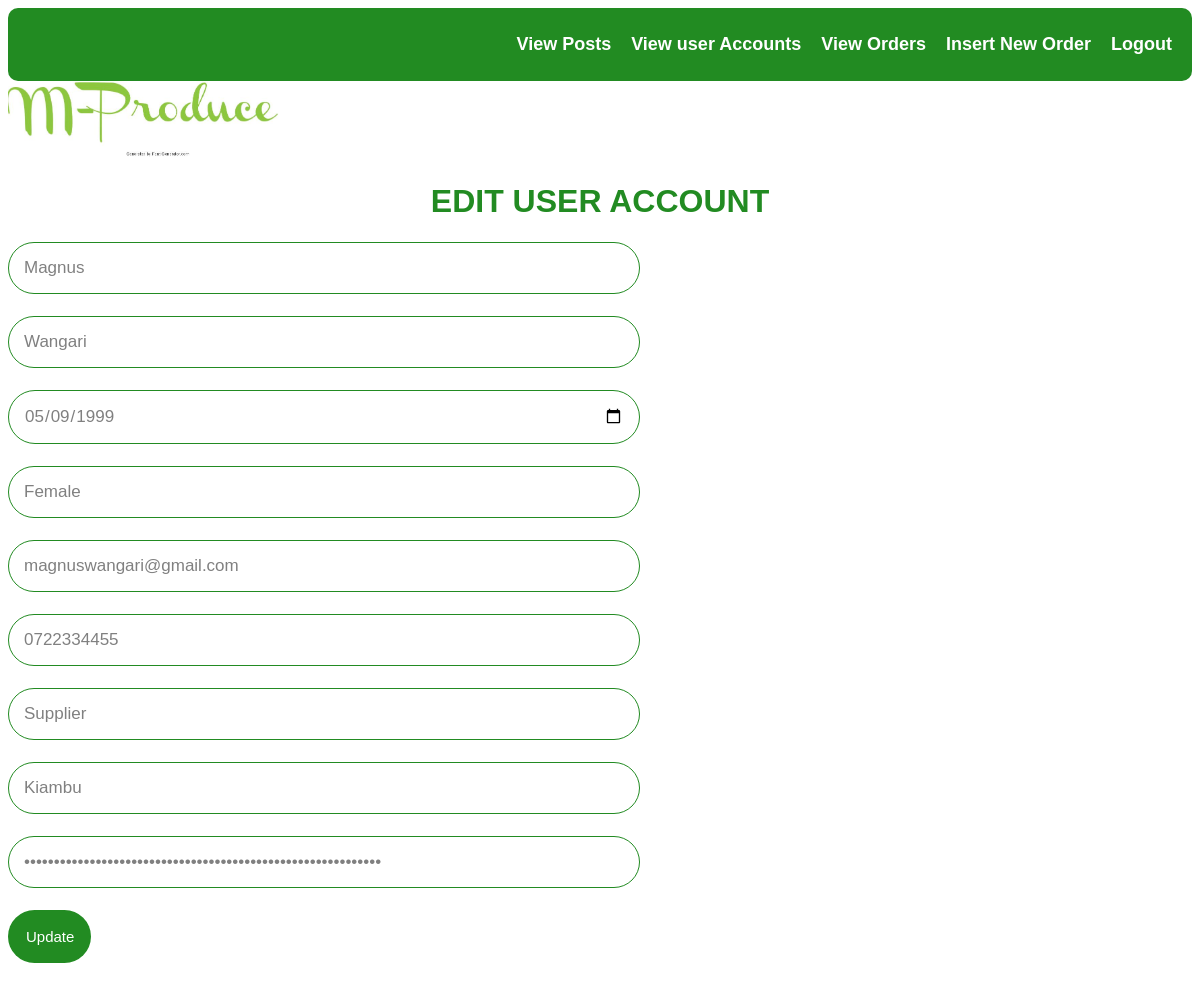
Page /adminedit.php?email=magnuswangari@gmail.com on the committed database.
### tables this page shows
CREATE TABLE `useracc` (
  `firstname` varchar(256) NOT NULL,
  `lastname` varchar(256) NOT NULL,
  `username` varchar(256) NOT NULL,
  `dob` date NOT NULL,
  `gender` varchar(256) NOT NULL,
  `email` varchar(50) NOT NULL,
  `telephone` varchar(50) NOT NULL,
  `password` varchar(256) NOT NULL,
  `county` varchar(50) NOT NULL,
  `category` varchar(20) NOT NULL,
  `passreset` int(11) NOT NULL
);

### adminedit.php (the view, shortened to what this page needs)
<?php
require('config.php');
$email=$_REQUEST['email'];
$query = "SELECT * from useracc where email='".$email."'";
$result = mysqli_query($db, $query) or die ( mysqli_error($db));
$row = mysqli_fetch_assoc($result);
?>
<!DOCTYPE html>
<html>
<head>
<link rel="stylesheet" href="" />
</head>
<body >
<div class="form">
   <ul>
            <li>
                <p><b><a href="logoutad.php">Logout</a></b></p>
            </li>
            <li>
                <p><b><a href="ins.php">Insert New Order</a></b></p>
            </li>
            <li>
                <p><b><a href="view.php">View Orders</a></b></li>
            <li>
                <p><b><a href="view.php">View user Accounts</a></b></li>
            <li>
                <p><b><a href="viewposts.php">View Posts</a></b></li>
        </ul>
    <img src=generatedtext.jpg style=width:300px>
<h1 style="color:forestgreen;text-align:center">EDIT USER ACCOUNT</h1>
<?php
if(isset($_POST['new']) && $_POST['new']==1)
{
 $firstname=$_REQUEST["firstname"];
$lastname=$_REQUEST["lastname"];
$dob=$_REQUEST["dob"];
$gender=$_REQUEST["gender"];
$email =$_REQUEST["email"];
$telephone = $_REQUEST["telephone"];
$category = $_REQUEST["category"];
$county = $_REQUEST["county"];
$password = $_REQUEST["password"];
  $update="update useracc set firstname='".$firstname."', lastname='".$lastname."', dob='".$dob."',
gender='".$gender."', email='".$email."',
telephone='".$telephone."', category='".$category."', county='".$county."', password='".$password."'where email='".$email."'";
mysqli_query($db, $update) or die(mysqli_error($db));
$status = "Record Updated Successfully. </br></br>
<a href='view.php'>View Updated Record</a>";
echo '<p style="color:#FF0000;">'.$status.'</p>';
}
    else {
?>
<div>
<form name="form" method="post" action=""style="font-size:22px">
<p><input type="text" name="firstname" placeholder="Enter Name"
required value="<?php echo $row['firstname'];?>" /></p>
<p><input type="text" name="lastname" placeholder="Enter Name"
required value="<?php echo $row['lastname'];?>" /></p>
<p><input type="date" name="dob" placeholder="Enter DOB"
required value="<?php echo $row['dob'];?>" /></p>
<p><input type="text" name="gender" placeholder="Enter gender"
required value="<?php echo $row['gender'];?>" /></p>
    <p><input type="email" name="email" placeholder="Enter Email"
optional value="<?php echo $row['email'];?>" /></p>
    <p><input type="text" name="telephone" placeholder="Enter telephone"
required value="<?php echo $row['telephone'];?>" /></p>
<p><input type="text" name="category" placeholder="Enter category"
required value="<?php echo $row['category'];?>" /></p>
<p><input type="text" name="county" placeholder="Enter county" required value=
"<?php echo $row['county'];?>" /></p>
    <p><input type="password" name="password" placeholder="password" required value=
"<?php echo $row['password'];?>" /></p>
<p><input name="submit" type="submit" value="Update" /></p>
</form>
<?php } ?>
</div>
</div>
</body>
</html>

### adminedit.php (style rules this page uses)
ul { list-style-type: none; padding: 10px; margin: 0; background-color: forestgreen; overflow: hidden; border-radius:10px; }
li { float: right; }
li a { display: block; text-decoration: none; text-align: right; color: white; padding: 0px 10px; font-family: sans-serif; font-size: 18px; }
h1 { font-family: "Trebuchet MS", Arial, Helvetica, sans-serif; color:forestgreen; }
input { border-style:solid; border-color:forestgreen; border-width:1px; width:600px; border-radius:30px; padding:15px; font-size:17px; color:grey; font-family: "Trebuchet MS", Arial, Helvetica, sans-serif; }
input[type=submit] { position: relative; background-color: forestgreen; font-size:15px; width:7%; color:white; border:solid; border-color:transparent; border-radius:50px; }

### rows in the picture
useracc: firstname "Magnus", lastname "Wangari", dob "05/09/1999", gender "Female", email "magnuswangari@gmail.com", telephone "0722334455", category "Supplier", county "Kiambu"
